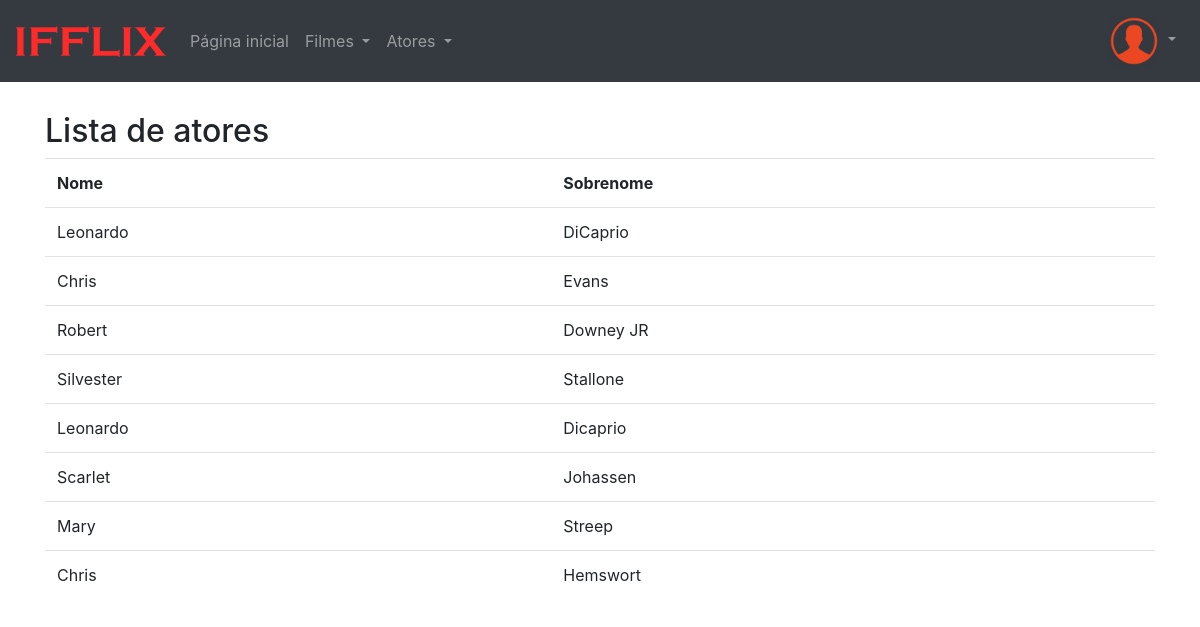
The app's page /index.php/ator/listar with its own data.
### tables this page shows
CREATE TABLE `ator` (
  `id` int(11) NOT NULL,
  `nome` varchar(45) NOT NULL,
  `sobrenome` varchar(45) NOT NULL
);

### application/controllers/Ator.php (called while the page is built, shortened)
<?php
class Ator extends CI_Controller {
	public function listar()
	{
		$this->load->model("Ator_model");
		$lista = $this->Ator_model->listar();
		$dados = array("atores" => $lista);
		$this->load->view('template/header');
		$this->load->view('template/nav');
		$this->load->view('ator/listar', $dados);
		$this->load->view('template/rodape');
	}
}

### index.php (called while the page is built, shortened)
<?php
require_once BASEPATH.'core/CodeIgniter.php';

### application/models/Ator_model.php (called while the page is built, shortened)
<?php
class Ator_model extends CI_Model{
    public function listar()
    {
    	return $this->db->get("ator")->result();
    }
}

### application/views/ator/listar.php (the view)
<div class="container">
<h2>Lista de atores</h2>
	<table class="table">
		<tr>
			<th>Nome</th>
			<th>Sobrenome</th>
	   </tr>
	   <?php foreach($atores as $ator):  ?>
	   <tr>
	   		<td><?= $ator->nome;?></td>
	   		<td><?= $ator->sobrenome;?></td>
	   </tr>
	   <?php endforeach?>
	   </table>
</div>

### application/views/template/header.php (shortened to what this page needs)
<!DOCTYPE html>
<html lang="en">
  <head>
    <link href="<?= base_url('assets/vendor/bootstrap/css/bootstrap.min.css')?>" rel="stylesheet">
    <link href="<?= base_url('assets/css/estilo.css')?>" rel="stylesheet">
  </head>
  <body>

### application/views/template/nav.php (shortened to what this page needs)
    <nav class="navbar navbar-expand-sm bg-dark navbar-dark navbar-fixed-top navbar-default" id="menu">
  		<a class="navbar-brand" href="#"><img class="logo" src="<?=base_url('assets/imgs/logo.png')?>"/></a>
  <ul class="navbar-nav mr-auto mt-2 mt-lg-0">
  			<li class="nav-item">
      			<a class="nav-link" href="<?= base_url();?>">Página inicial</a>
    		</li>
    		<li class="nav-item dropdown">
      			<a class="nav-link dropdown-toggle" href="#" id="navbardrop" data-toggle="dropdown">
        Filmes
      			</a>
    		</li>
   			 <li class="nav-item dropdown">
      			<a class="nav-link dropdown-toggle" href="#" id="navbardrop" data-toggle="dropdown">
        Atores
      			</a>
    		</li>
  		</ul>
<ul class="navbar-nav">
	<li class="nav-item dropdown">
      			<a class="nav-link dropdown-toggle" href="#" id="navbardrop" data-toggle="dropdown">
				  <img class="img-circle" src="<?=base_url('assets/media/usuario/padrao.png')?>"  width="50"/>
      			</a>
    		</li>
  		</ul>
	</nav>
    <div class="conteudo">

### application/views/template/rodape.php
    </div>
  </body>
</html>

### assets/css/estilo.css (style rules this page uses)
html { padding-bottom: 0px; }
.logo { width: 150px; }
.conteudo { margin-top: 30px; }

### records on screen
ator: nome "Leonardo", sobrenome "DiCaprio"
ator: nome "Chris", sobrenome "Evans"
ator: nome "Robert", sobrenome "Downey JR"
ator: nome "Silvester", sobrenome "Stallone"
ator: nome "Leonardo", sobrenome "Dicaprio"
ator: nome "Scarlet", sobrenome "Johassen"
ator: nome "Mary", sobrenome "Streep"
ator: nome "Chris", sobrenome "Hemswort"
